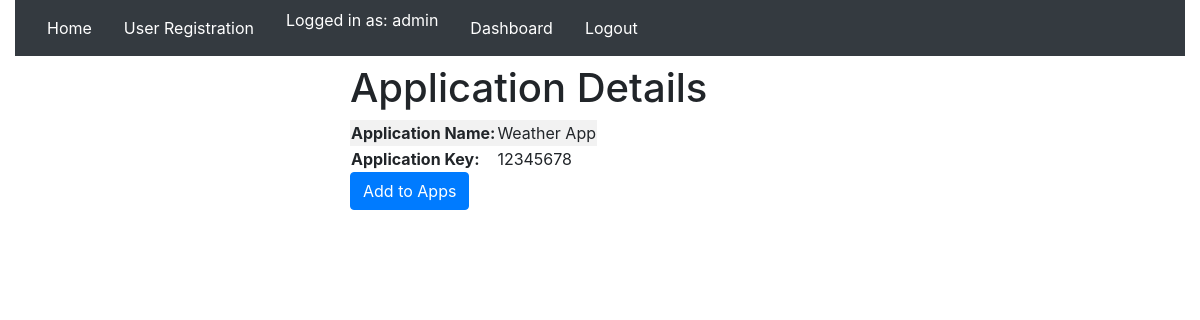
Screenshot of /tgs/application/1 (signed in) with the database file from the repository.
### KDC/models/User.py (models this page shows, shortened)
class User(AbstractBaseUser):
    username = models.CharField(max_length=255, unique=True)
    active = models.BooleanField(default=True)
    staff = models.BooleanField(default=False)
    admin = models.BooleanField(default=False)
    date_created = models.DateTimeField(auto_now_add=True)
    applications = models.ManyToManyField(to=Application, through="UserApplication")
    objects = UserManager()
    USERNAME_FIELD = 'username'
    def __str__(self):
        return self.username
    @property
    def is_active(self):
        return self.active

### TGS/models/Application.py (models this page shows, shortened)
class Application(models.Model):
    name = models.CharField(max_length=255, blank=False, null=False, verbose_name="Application Name")
    key = models.CharField(max_length=8, blank=False, null=False, unique=True, verbose_name="Application Key")
    date_created = models.DateTimeField()
    class Meta:
        ordering = ('name',)

### TGS/views.py (the view)
# urls.py: path('application/<int:app_id>', views.app_details, name="app_details"),
def app_details(request, app_id):
    context = get_context(request)
    app = Application.objects.get(pk=app_id)
    context.update({"app": app})
    return render(request, "TGS/application_form.html", context)

### globals/globals.py (called while the page is built)
def get_context(request):
    context = {}
    context.update({ "user": request.user if request.user else None })
    return context

### TGS/templates/TGS/application_form.html (shortened to what this page needs)
{% extends 'TGS/base_page.html' %}
{% block content %}
<div class="form_area">
    {% if app %}
        <div class="app-details">
            <h1 class="display-6">
                Application Details
            </h1>
            <table class="table-striped">
                <tr>
                    <td><b>Application Name:</b></td>
                    <td>{{ app.name }}</td>
                </tr>
                <tr>
                    <td><b>Application Key:</b></td>
                    <td>{{ app.key }}</td>
                </tr>
            </table>
        </div>
        {% if user.is_authenticated %}
            <button class="btn btn-primary" type="button"><a href="/tgs/add_app_to_user/{{ app.id }}"><span class="text-white">Add to Apps</span></a></button>
        {% endif %}
    {% endif %}
    <br/>
    <br/>
</div>
{% endblock content %}

### TGS/templates/TGS/navbar_main.html
<nav class="navbar navbar-dark bg-dark">
    <ul class="justify-content-center nav-fill nav mr-auto">
        <li class="nav-item active">
            <a class="nav-item nav-link text-white" href="/">Home</a>
        </li>
        <li class="nav-item active">
            <a class="nav-item nav-link text-white" href="/kdc/register">User Registration</a>
        </li>
        {% if user.is_authenticated %}
        <li class="nav-item active">
            <span class="text-white" style="padding: 8px 16px;">Logged in as: {{ user }}</span>
        </li>
        <li class="nav-item active">
            <a class="nav-item nav-link text-white" href="/kdc/">Dashboard</a>
        </li>
        <li class="nav-item active">
            <a class="nav-item nav-link text-white" href="/kdc/logout">Logout</a>
        </li>
        {% else %}
        <li class="nav-item active">
            <a class="nav-item nav-link text-white" href="/kdc/login">Login</a>
        </li>
        {% endif %}
    </ul>
</nav>

### KDC/static/site.css (style rules this page uses)
.form_area { margin-left: auto; margin-right: auto; width: 500px; }
.text-white { color: white; }

### rows the page displays
User: username "admin"
Application: name "Weather App", key "12345678"
